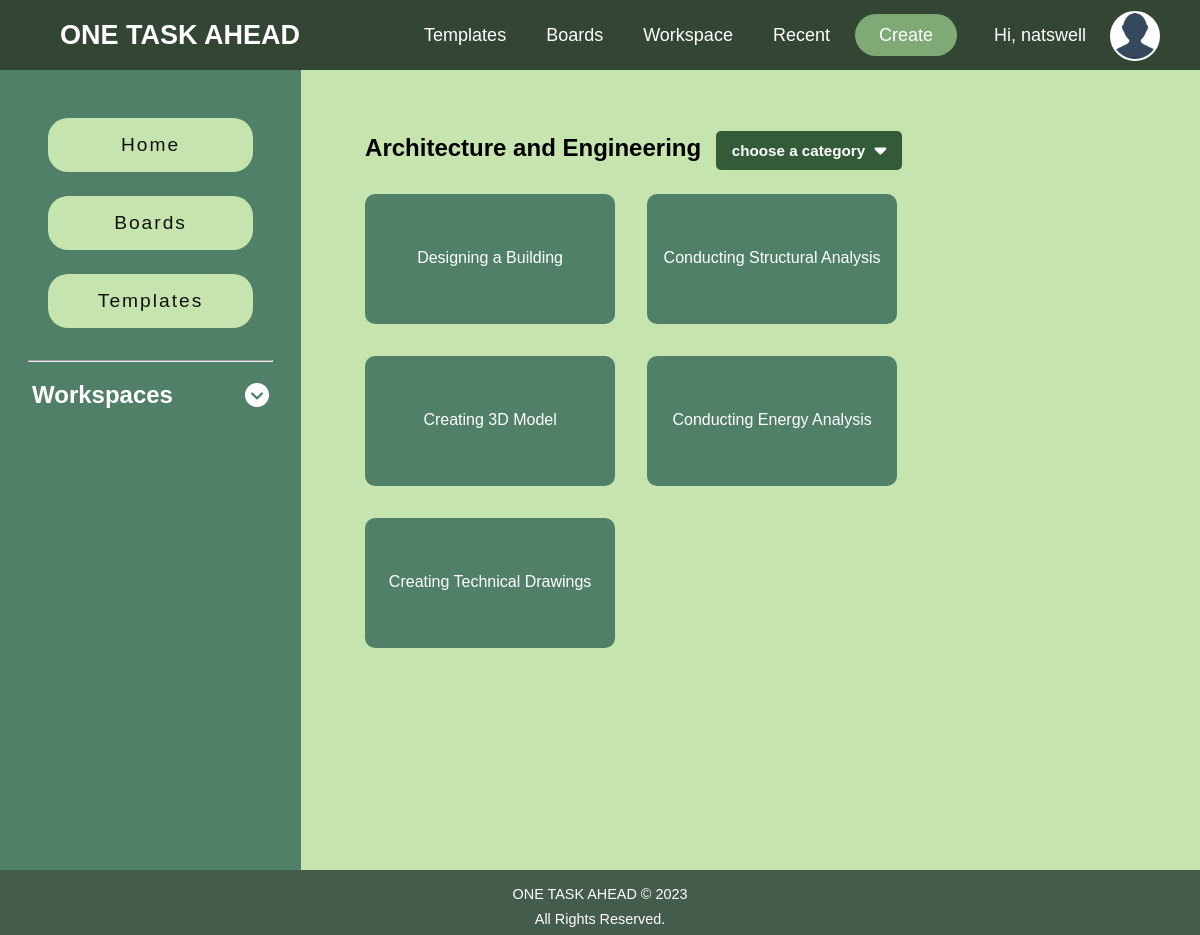
The page /html/category_templates.php?workspace_id=1&id=3 (signed in) on the database its author committed.
### tables this page shows
CREATE TABLE `category` (
  `categ_id` int(11) NOT NULL,
  `categ_name` varchar(128) NOT NULL
);

CREATE TABLE `template` (
  `template_id` int(99) NOT NULL,
  `temp_name` varchar(99) NOT NULL,
  `categ_id` int(11) NOT NULL
);

### php/functions.php (the view, shortened to what this page needs)
<?php
function getTableRowById($conn, $table, $table_id, $id)
{
    $sql = "SELECT * FROM $table WHERE $table_id = $id";
    $result = mysqli_query($conn, $sql);
    return mysqli_fetch_assoc($result);
}
function getCategoryTemplates($conn, $categ_id)
{
    $sql = "SELECT * FROM template WHERE categ_id = $categ_id";
    $result = mysqli_query($conn, $sql);
    return $result;
}
function renderTemplates($result)
{
    if (mysqli_num_rows($result) > 0) {
        while ($row = mysqli_fetch_assoc($result)) {
            echo '<a href="./board.php' . (isset($_GET['workspace_id']) ? '?workspace_id=' . $_GET['workspace_id'] : '?workspace_id=1'). '&id=' . $row['template_id'] . '"><div class="card">' . $row['temp_name'] . '</div></a>';
        }
    } else {
        echo "No categories found.";
    }
}

### html/category_templates.php
<?php include('../php/header.php') ?>
<?php include('../php/dbh.php') ?>
<?php include('../php/functions.php') ?>
<div class="content">
    <div class="categories">
        <?php
        $categ_id = isset($_GET["id"]) ? $_GET["id"] : null;
        $category_data = getTableRowById($conn, "category", "categ_id", $categ_id);
        ?>
        <h2><?php echo $category_data['categ_name']; ?> <span class="category-btn">choose a category
                <i class="fa-solid fa-caret-down fa-lg" style="color: #ffffff; margin-left:5px;"></i></span></h2>
        <div class="">
            <div class="container">
                <?php
                $templates = getCategoryTemplates($conn, $categ_id);
                renderTemplates($templates);
                ?>
            </div>
        </div>
    </div>
</div>
</div>
<footer>
    <p>ONE TASK AHEAD © 2023</p>
    <p>All Rights Reserved.</p>
</footer>
</body>
</html>

### css/styles.css (style rules this page uses)
* { margin: 0; padding: 0; box-sizing: border-box; font-family: "Poppins", sans-serif; }
body { display: flex; flex-direction: column; }
.content { background-color: #c5e4ae; width: 100%; padding: 2.5rem; }
.content a { text-decoration: none; }
.category-btn { background-color: #335b38; color: white; border-radius: 5px; padding: 0.7rem 1rem; font-size: 0.95rem; margin-left: 8px; }
.categories { display: flex; gap: 2rem; flex-wrap: wrap; background-color: #c5e4ae; width: 100%; padding: 1.5rem; }
.categories a { text-decoration: none; }
.categories .container { display: flex; align-items: center; gap: 2rem; flex-wrap: wrap; margin-bottom: 1rem; }
.categories .card { color: white; background-color: #508068; width: 250px; height: 130px; display: flex; justify-content: center; align-items: center; border-radius: 10px; text-align: center; }

### css/nav_bar.css (style rules this page uses)
* { margin: 0; padding: 0; box-sizing: border-box; font-family: "Poppins", sans-serif; }

### css/footer.css (style rules this page uses)
footer { background-color: #445c4c; width: 100%; margin-top: auto; color: white; display: flex; align-items: center; justify-content: center; flex-direction: column; gap: 0.5rem; padding-top: 1rem; padding-bottom: 0.5rem; font-size: 0.9rem; }

### rows shown on the page
category: categ_name "Architecture and Engineering"
template: temp_name "Designing a Building"
template: temp_name "Conducting Structural Analysis"
template: temp_name "Creating 3D Model"
template: temp_name "Conducting Energy Analysis"
template: temp_name "Creating Technical Drawings"

### other values the page prints
$_SESSION['username'] "natswell"
